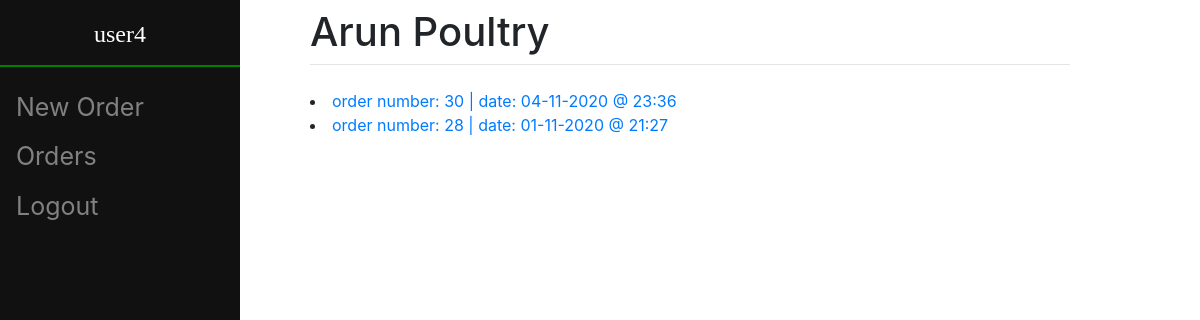
Page /view/ (signed in) on the earlier database version.
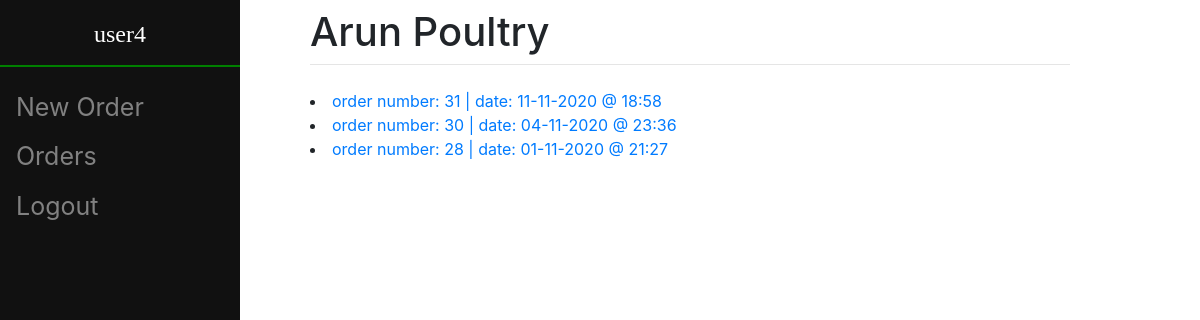
Same page on the later database version.
### orders/models.py (models this page shows, shortened)
class Order(models.Model):
	user = models.ForeignKey(User, on_delete = models.CASCADE, related_name = "user_order", null = False)
	items = models.ManyToManyField(Item, through = "Order_Item", related_name = "ord_item")
	created_at = models.DateTimeField(auto_now_add=True)
	updated_at = models.DateTimeField(auto_now=True)

### orders/views.py (the view)
# urls.py: path("view/", views.OrderListView.as_view(), name = "view"),
class OrderListView(LRM, View):
    model = Order
    template_name = "orders/order_list.html"
    def get(self, response):
        user_type = get_object_or_404(User_Type, user = response.user)
        priv = user_type.privilege
        if priv == True:
            orders = Order.objects.all().order_by('-updated_at')
        else:
            orders = Order.objects.filter(user = response.user).order_by('-updated_at')
        for ord in orders:
            ord.updated = ord.updated_at.strftime("%d-%m-%Y @ %H:%M")
        ctx = {'privilege' : priv, 'order_list' : orders}
        return render(response, self.template_name, ctx)

### orders/templates/orders/order_list.html (shortened to what this page needs)
{% extends 'orders/base.html' %}
{% block content %}
    {% if order_list %}
    	{% for ord in order_list %}
    		<li>
    			<a href = "{% url 'orders:order_detail'  ord.id %}">order number: {{ ord.id }} | date: {{ ord.updated }}
    			</a>
    		</li>
		{% endfor %}
	{% else %}
			<p>There are no orders to view</p>
    {% endif %}
{% endblock %}

Differences in the rows shown:
added Order: id "31", updated "11-11-2020 @ 18:58"
